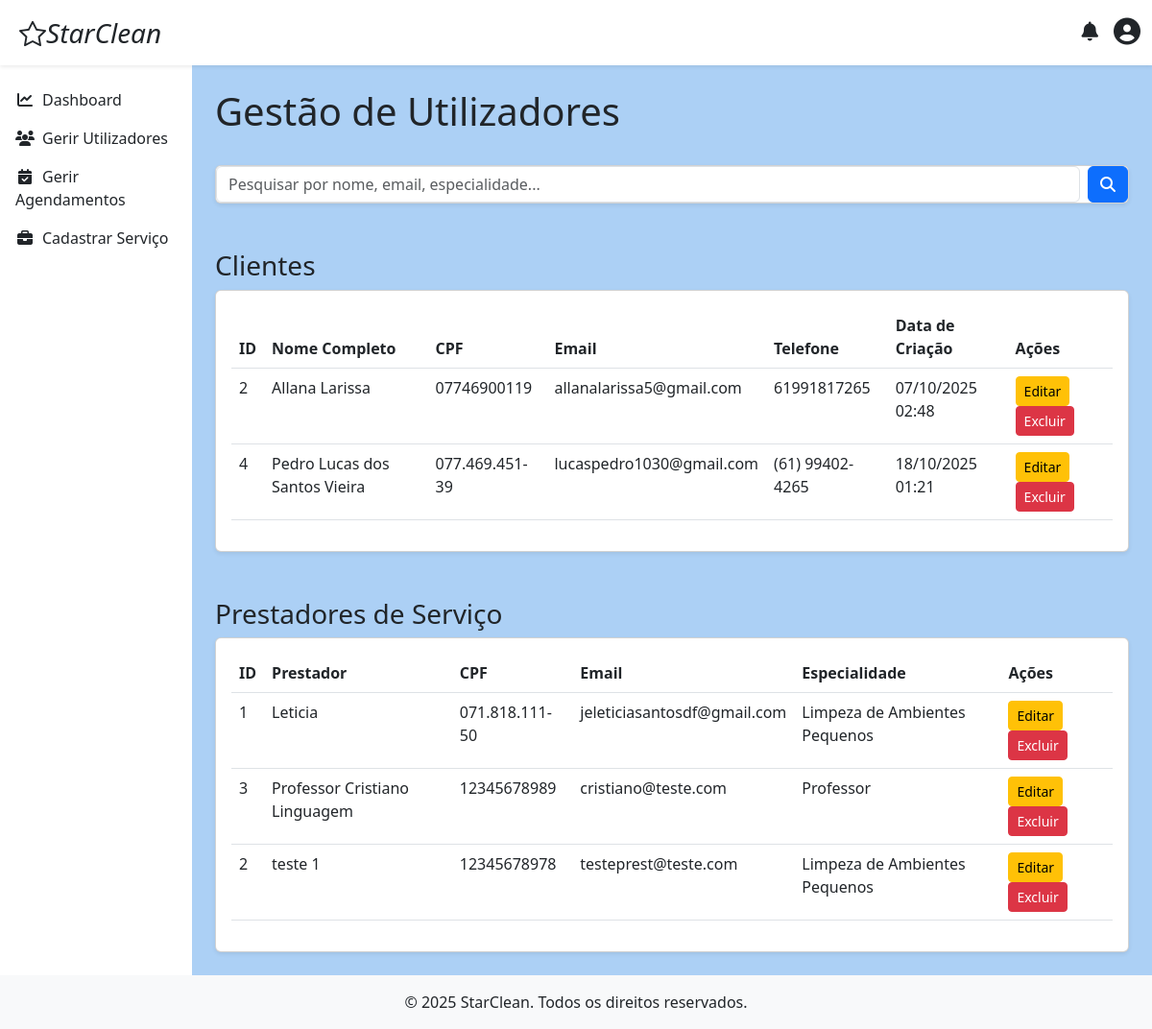
Page /admin/gerir_utilizadores.php (signed in) on the committed database.
### tables this page shows
CREATE TABLE `cliente` (
  `id` int(11) NOT NULL,
  `nome` varchar(45) NOT NULL,
  `sobrenome` varchar(45) NOT NULL,
  `email` varchar(150) NOT NULL,
  `data_nascimento` date NOT NULL,
  `telefone` varchar(20) NOT NULL,
  `cpf` varchar(14) NOT NULL,
  `password` varchar(255) NOT NULL,
  `receber_notificacoes_email` tinyint(1) NOT NULL DEFAULT 1,
  `criado_em` timestamp NOT NULL DEFAULT current_timestamp(),
  `atualizado_em` timestamp NOT NULL DEFAULT current_timestamp() ON UPDATE current_timestamp()
);

CREATE TABLE `prestador` (
  `id` int(11) NOT NULL,
  `nome_razão_social` varchar(100) NOT NULL,
  `sobrenome_nome_fantasia` varchar(100) NOT NULL,
  `cpf_cnpj` varchar(18) NOT NULL,
  `email` varchar(150) NOT NULL,
  `telefone` varchar(20) NOT NULL,
  `especialidade` varchar(100) NOT NULL,
  `password` varchar(255) NOT NULL,
  `receber_notificacoes_email` tinyint(1) NOT NULL DEFAULT 1,
  `descricao` text NOT NULL,
  `criado_em` timestamp NOT NULL DEFAULT current_timestamp(),
  `atualizado_em` timestamp NOT NULL DEFAULT current_timestamp() ON UPDATE current_timestamp(),
  `Administrador_id` int(11) NOT NULL
);

### admin/gerir_utilizadores.php (the view, shortened to what this page needs)
<?php
$termo_pesquisa = $_GET['q'] ?? '';
$clientes = [];
$prestadores = [];
try {
    $pdo = obterConexaoPDO();
    $sql_clientes = "SELECT id, nome, sobrenome, telefone, cpf, email, criado_em FROM Cliente";
    $sql_clientes .= " ORDER BY nome ASC";
    $stmt_clientes = $pdo->prepare($sql_clientes);
    $stmt_clientes->execute($params_clientes ?? []);
    $clientes = $stmt_clientes->fetchAll();
    $sql_prestadores = "SELECT id, nome_razão_social, cpf_cnpj, email, especialidade FROM Prestador";
    $sql_prestadores .= " ORDER BY nome_razão_social ASC";
    $stmt_prestadores = $pdo->prepare($sql_prestadores);
    $stmt_prestadores->execute($params_prestadores ?? []);
    $prestadores = $stmt_prestadores->fetchAll();
} catch (PDOException $e) {
    error_log("Erro ao buscar utilizadores: " . $e->getMessage());
    $mensagem_erro = '<div class="alert alert-danger">Não foi possível carregar os dados dos utilizadores. Tente novamente mais tarde.</div>';
}
include '../includes/header.php';
include '../includes/navbar_logged_in.php';
?>
        <?php include '../includes/menu.php'; ?>
<main class="d-flex">
    <?php include '../includes/sidebar.php'; ?>
    <div class="container-fluid p-4">
        <div class="d-flex justify-content-between align-items-center mb-4">
            <h1>Gestão de Utilizadores</h1>
        </div>
        <div class="card shadow-sm mb-4">
            <div class="card-list-group-item">
                <form action="gerir_utilizadores.php" method="GET" class="d-flex">
                    <input class="form-control me-2" type="search" name="q" placeholder="Pesquisar por nome, email, especialidade..." value="<?= htmlspecialchars($termo_pesquisa) ?>" aria-label="Pesquisar">
                    <button class="btn btn-primary" type="submit"><i class="fas fa-search"></i></button>
                </form>
            </div>
        </div>
        <h3 class="mt-5">Clientes</h3>
        <div class="card shadow-sm">
            <div class="card-body">
                <div class="table-responsive">
                    <table class="table table-hover">
                        <thead class="thead-dark">
                            <tr>
                                <th>ID</th>
                                <th>Nome Completo</th>
                                <th>CPF</th>
                                <th>Email</th>
                                <th>Telefone</th>
                                <th>Data de Criação</th>
                                <th>Ações</th>
                            </tr>
                        </thead>
                        <tbody>
                            <?php if (empty($clientes)): ?>
                                <tr><td colspan="7" class="text-center">Nenhum cliente encontrado.</td></tr>
                            <?php else: ?>
                                <?php foreach ($clientes as $cliente): ?>
                                    <tr>
                                        <td><?= htmlspecialchars($cliente['id']) ?></td>
                                        <td><?= htmlspecialchars($cliente['nome'] . ' ' . $cliente['sobrenome']) ?></td>
                                        <td><?= htmlspecialchars($cliente['cpf']) ?></td>
                                        <td><?= htmlspecialchars($cliente['email']) ?></td>
                                        <td><?= htmlspecialchars($cliente['telefone']) ?></td>
                                        <td><?= date('d/m/Y H:i', strtotime($cliente['criado_em'])) ?></td>
                                        <td>
                                            <a href="editar_utilizador.php?id=<?= $cliente['id'] ?>&tipo=cliente" class="btn btn-warning btn-sm">Editar</a>
                                            <a href="excluir_utilizador.php?id=<?= $cliente['id'] ?>&tipo=cliente" class="btn btn-danger btn-sm" onclick="return confirm('Tem a certeza?');">Excluir</a>
                                        </td>
                                    </tr>
                                <?php endforeach; ?>
                            <?php endif; ?>
                        </tbody>
                    </table>
                </div>
            </div>
        </div>
        <h3 class="mt-5">Prestadores de Serviço</h3>
        <div class="card shadow-sm">
            <div class="card-body">
                <div class="table-responsive">
                    <table class="table table-hover">
                        <thead class="thead-dark">
                            <tr>
                                <th>ID</th>
                                <th>Prestador</th>
                                <th>CPF</th>
                                <th>Email</th>
                                <th>Especialidade</th>
                                <th>Ações</th>
                            </tr>
                        </thead>
                        <tbody>
                            <?php if (empty($prestadores)): ?>
                                <tr><td colspan="6" class="text-center">Nenhum prestador encontrado.</td></tr>
                            <?php else: ?>
                                <?php foreach ($prestadores as $prestador): ?>
                                    <tr>
                                        <td><?= htmlspecialchars($prestador['id']) ?></td>
                                        <td><?= htmlspecialchars($prestador['nome_razão_social']) ?></td>
                                        <td><?= htmlspecialchars($prestador['cpf_cnpj']) ?></td>
                                        <td><?= htmlspecialchars($prestador['email']) ?></td>
                                        <td><?= htmlspecialchars($prestador['especialidade']) ?></td>
                                        <td>
                                            <a href="editar_utilizador.php?id=<?= $prestador['id'] ?>&tipo=prestador" class="btn btn-warning btn-sm">Editar</a>
                                            <a href="excluir_utilizador.php?id=<?= $prestador['id'] ?>&tipo=prestador" class="btn btn-danger btn-sm" onclick="return confirm('Tem a certeza?');">Excluir</a>
                                        </td>
                                    </tr>
                                <?php endforeach; ?>
                            <?php endif; ?>
                        </tbody>
                    </table>
                </div>
            </div>
        </div>
    </div>
</main>
<?php
include '../includes/footer.php';
?>

### includes/header.php (shortened to what this page needs)
<!DOCTYPE html>
<html lang="pt-br">
<head>
    <link rel="stylesheet" href="https://cdn.jsdelivr.net/npm/bootstrap-icons@1.5.0/font/bootstrap-icons.css">
    <link href="https://cdn.jsdelivr.net/npm/bootstrap@5.3.0/dist/css/bootstrap.min.css" rel="stylesheet">
    <link rel="stylesheet" href="https://cdnjs.cloudflare.com/ajax/libs/font-awesome/6.5.1/css/all.min.css">
    <link rel="stylesheet" href="<?= BASE_URL ?>/includes/star_clean.css">
</head>
<body class="d-flex flex-column min-vh-100" style="background-color: #acd0f5ff;">

### includes/navbar_logged_in.php (shortened to what this page needs)
<nav class="navbar navbar-expand-lg navbar-light bg-white shadow-sm">
    <div class="container-fluid">
       <a class="navbar-brand" href="<?= BASE_URL ?>/index.php"><b></b>
        <i class="bi bi-star fs-3 me-2 bg-circle p-2 text-dark">StarClean</i></a>
        <div class="d-flex align-items-center">
            <div class="dropdown me-3">
                <a href="#" class="nav-link" id="notificationDropdown" role="button" data-bs-toggle="dropdown" aria-expanded="false">
                    <i class="fas fa-bell fs-5"></i>
                </a>
            </div>
            <div class="dropdown">
                <a href="#" class="nav-link" id="userDropdown" role="button" data-bs-toggle="dropdown" aria-expanded="false">
                    <i class="fas fa-user-circle fs-3"></i>
                </a>
            </div>
        </div>
    </div>
</nav>

### includes/sidebar.php
<nav id="sidebar" class="col-md-3 col-lg-2 d-md-block bg-white sidebar collapse">
    <div class="position-sticky pt-3">
        <?php
            include 'menu.php';
        ?>
    </div>
</nav>

### includes/menu.php (shortened to what this page needs)
<?php
$tipo_usuario = $_SESSION['usuario_tipo'] ?? '';
?>
<ul class="nav flex-column mt-2h100">
    <?php if ($tipo_usuario === 'admin'): ?>
        <li class="nav-item">
            <a class="nav-link text-dark" href="<?= BASE_URL ?>/admin/dashboard.php"><i class="fas fa-chart-line fa-fw me-2"></i>Dashboard</a>
        </li>
        <li class="nav-item">
            <a class="nav-link text-dark" href="<?= BASE_URL ?>/admin/gerir_utilizadores.php"><i class="fas fa-users fa-fw me-2"></i>Gerir Utilizadores</a>
        </li>
        <li class="nav-item">
            <a class="nav-link text-dark" href="<?= BASE_URL ?>/admin/gerir_agendamentos.php"><i class="fas fa-calendar-check fa-fw me-2"></i>Gerir Agendamentos</a>
        </li>
        <li class="nav-item">
            <a class="nav-link text-dark" href="<?= BASE_URL ?>/admin/adicionar_servico.php"><i class="fas fa-briefcase fa-fw me-2"></i>Cadastrar Serviço</a>
        </li>
    <?php endif; ?>
</ul>

### includes/footer.php (shortened to what this page needs)
<footer class="text-center bg-light py-3 mt-auto">
    <p class="mb-0">&copy; <?= date('Y') ?> StarClean. Todos os direitos reservados.</p>
</footer>
</body>
</html>

### includes/star_clean.css (style rules this page uses)
.card-body { min-height: 220px; }

### rows in the picture
cliente: id "2", nome+sobrenome "Allana Larissa", cpf "07746900119", email "allanalarissa5@gmail.com", telefone "61991817265", criado_em "07/10/2025 02:48"
cliente: id "4", nome+sobrenome "Pedro Lucas dos Santos Vieira", cpf "077.469.451-39", email "lucaspedro1030@gmail.com", telefone "(61) 99402-4265", criado_em "18/10/2025 01:21"
prestador: id "1", nome_razão_social "Leticia", cpf_cnpj "071.818.111-50", email "jeleticiasantosdf@gmail.com", especialidade "Limpeza de Ambientes Pequenos"
prestador: id "3", nome_razão_social "Professor Cristiano Linguagem", cpf_cnpj "12345678989", email "cristiano@teste.com", especialidade "Professor"
prestador: id "2", nome_razão_social "teste 1", cpf_cnpj "12345678978", email "testeprest@teste.com", especialidade "Limpeza de Ambientes Pequenos"
